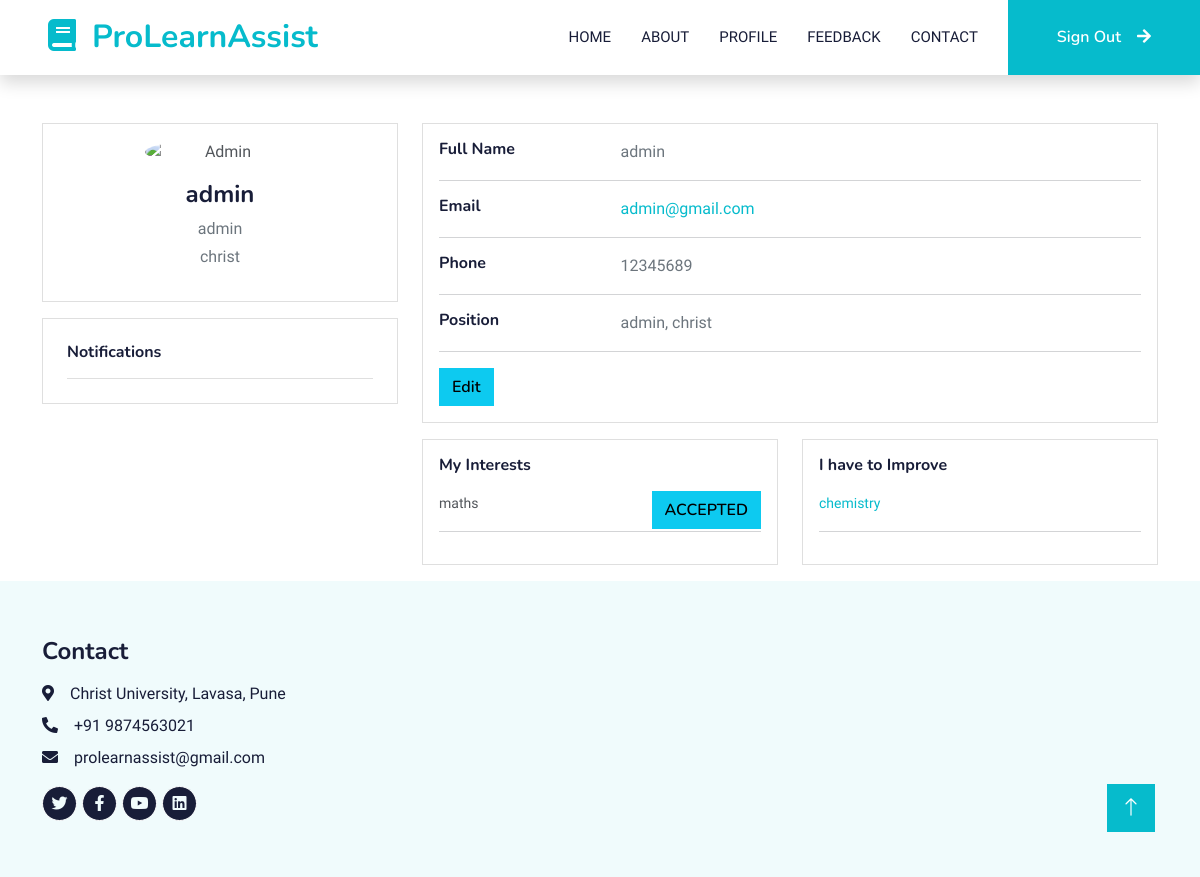
/userprofile (signed in), run on the app's committed database.
### user/models.py (models this page shows, shortened)
class user_details(models.Model):
    user=models.ForeignKey(User,on_delete=models.CASCADE,default=0)
    Phone=models.BigIntegerField(null=True)
    Qualification=models.CharField(max_length=100,null=False)
    Interest=models.CharField(max_length=100,null=False)
    CurrentStatus=models.CharField(max_length=100,null=True)
    Institution=models.CharField(max_length=100,null=False)

class interests(models.Model):
    user=models.ForeignKey(User,on_delete=models.CASCADE, default=0)
    Subject=models.CharField(max_length=100,null=False)
    Teaching_status = models.IntegerField(default=0)

class improvements(models.Model):
    user=models.ForeignKey(User,on_delete=models.CASCADE, default=0)
    Subject=models.CharField(max_length=100,null=False)
    Learning=models.CharField(max_length=100,null=False,default="No")

### user/views.py (the view)
# urls.py: path('userprofile',views.user_profile,name='userprofile'),
def user_profile(request):
    data = user_details.objects.filter(user_id = request.user)
    interest=interests.objects.filter(user_id = request.user)
    improvement=improvements.objects.filter(user_id = request.user)
    return render(request,"user/main/userprofile.html",{'data':data,'interest':interest,'improvement':improvement})

### templates/user/main/userprofile.html (shortened to what this page needs)
{% extends 'user/base.html'%}
{% block content%}
    <div class="container">
        <div class="main-body mt-5">
            <div class="row gutters-sm">
                <div class="col-md-4 mb-3">
                    <div class="card">
                        <div class="card-body">
                            <div class="d-flex flex-column align-items-center text-center">
                                <img src="https://bootdey.com/img/Content/avatar/avatar7.png" alt="Admin"
                                    class="rounded-circle" width="150">
                                <div class="mt-3">
                                    <h4>{{request.user.username}}</h4>
                                    {% for i in data %}
                                    <p class="text-secondary mb-1">{{i.CurrentStatus}}</p>
                                    <p class="text-muted font-size-sm">{{i.Institution}}</p>
                                    {% endfor %}
                                </div>
                            </div>
                        </div>
                    </div>
                    <div class="card mt-3 p-4">
                        <h6 class="d-flex align-items-center mb-3 text-center">Notifications</h6>
                        <ul class="list-group list-group-flush">
                        </ul>
                    </div>
                </div>
                <div class="col-md-8">
                    <div class="card mb-3">
                        <div class="card-body">
                            <div class="row">
                                <div class="col-sm-3">
                                    <h6 class="mb-0">Full Name</h6>
                                </div>
                                <div class="col-sm-9 text-secondary">
                                    {{request.user.username}}
                                </div>
                            </div>
                            <hr>
                            <div class="row">
                                <div class="col-sm-3">
                                    <h6 class="mb-0">Email</h6>
                                </div>
                                <div class="col-sm-9 text-secondary">
                                    <a href="/cdn-cgi/l/email-protection">{{request.user.email}}</a>
                                </div>
                            </div>
                            <hr>
                            <div class="row">
                                <div class="col-sm-3">
                                    <h6 class="mb-0">Phone</h6>
                                </div>
                                {% for i in data %}
                                <div class="col-sm-9 text-secondary">
                                    {{i.Phone}}
                                </div>
                            </div>
                            <hr>
                            <div class="row">
                                <div class="col-sm-3">
                                    <h6 class="mb-0">Position</h6>
                                </div>
                                <div class="col-sm-9 text-secondary">
                                    {{i.CurrentStatus}}, {{i.Institution}}
                                </div>
                            </div>
                            {% endfor %}
                            <hr>
                            <div class="row">
                                <div class="col-sm-12">
                                    <a class="btn btn-info " target="__blank"
                                        href="{%url 'useredit'%}">Edit</a>
                                </div>
                            </div>
                        </div>
                    </div>
                    <div class="row gutters-sm">
                        <div class="col-sm-6 mb-3">
                            <div class="card h-100">
                                <div class="card-body">
                                    <h6 class="d-flex align-items-center mb-3">My Interests</h6>
                                    {% for i in interest %}
                                    <small>{{i.Subject}}</small>
                                    {% if i.Teaching_status == 0 %}
                                    <a class="btn btn-info float-end "
                                        href="{% url 'teach_noti' id=i.id %}">TEACH</a>
                                        {% elif i.Teaching_status == 1 %}
                                        <a class="btn btn-info float-end "
                                        href="#">REQUESTED</a>
                                        {% elif i.Teaching_status == 2 %}
                                        <a class="btn btn-info float-end "
                                        href="#">ACCEPTED</a>
                                        {% endif %}
                                    <hr>
                                    {% endfor %}
                                </div>
                            </div>
                        </div>
                        <div class="col-sm-6 mb-3">
                            <div class="card h-100">
                                <div class="align card-body">
                                    <h6 class="d-flex align-items-center mb-3">I have to Improve</h6>
                                    {% for k in improvement %}
                                            <a href="{% url 'lists' sub=k.Learning %}"><small>{{k.Learning}}</small></a><hr>
                                    {% endfor %}
                                </div>
                            </div>
                        </div>
                    </div>
                </div>
            </div>
        </div>
    </div>
    {% endblock content%}

### static/user/css/style.css (style rules this page uses)
:root { --primary: #06BBCC; --light: #F0FBFC; --dark: #181d38; }
.btn { font-family: 'Nunito', sans-serif; font-weight: 600; transition: .5s; }

### data on the page
user_details: CurrentStatus "admin", Institution "christ", Phone "12345689"
interests: Subject "maths", Teaching_status "ACCEPTED"
improvements: Learning "chemistry"

### other printed values
{{ request.user.username }} "admin"
{{ request.user.email }} "admin@gmail.com"
